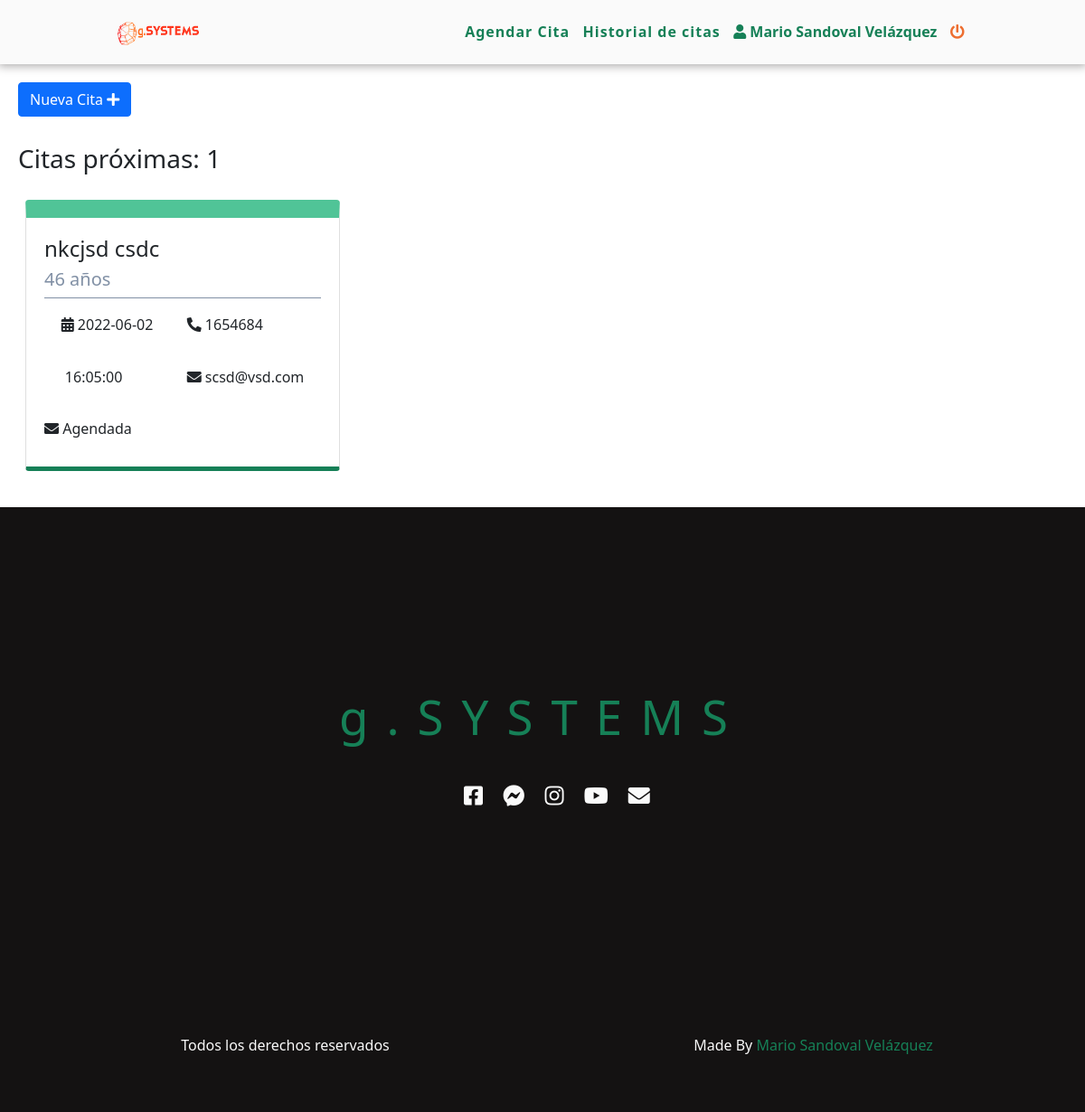
Page /sections/home.php (signed in) on the committed database.
### tables this page shows
CREATE TABLE `medicos` (
  `id_medico` int(255) NOT NULL,
  `name_medico` varchar(500) NOT NULL,
  `email_medico` varchar(350) NOT NULL,
  `pwd_medico` varchar(20) NOT NULL,
  `createdAT` timestamp NOT NULL DEFAULT current_timestamp(),
  `modifiedAt` timestamp NULL DEFAULT NULL ON UPDATE current_timestamp()
);

CREATE TABLE `citas` (
  `id_cita` int(11) NOT NULL,
  `fk_medico` int(11) NOT NULL,
  `nombre_paciente` varchar(250) NOT NULL,
  `apellido_paciente` varchar(250) NOT NULL,
  `edad_paciente` int(11) NOT NULL,
  `localidad_paciente` varchar(250) NOT NULL,
  `tel_paciente` varchar(20) NOT NULL,
  `email_paciente` varchar(350) NOT NULL,
  `medio_contacto` varchar(250) NOT NULL,
  `fecha_cita` date NOT NULL,
  `hora_cita` time NOT NULL,
  `observaciones` varchar(500) NOT NULL,
  `fk_cita_estatus` int(11) NOT NULL,
  `createdAt` timestamp NOT NULL DEFAULT current_timestamp(),
  `modifiedAt` timestamp NULL DEFAULT NULL ON UPDATE current_timestamp()
);

CREATE TABLE `cita_estatus` (
  `id_estatus` int(200) NOT NULL,
  `nombre_estatus` varchar(200) NOT NULL
);

### php/verify_activeSesson.php (called while the page is built)
<?php
require 'login_registro.php';
if(isset($_SESSION["id_medico"])){
  $id_medico = $_SESSION["id_medico"];
  $user = mysqli_fetch_assoc(mysqli_query($con, "SELECT * FROM medicos WHERE id_medico = $id_medico"));
}
else{
  header("Location: ../index.php");
}
?>

### include-views/dynamic-views/Home_cardsCitas.php (the view, shortened to what this page needs)
<?php
include "connection.php";
$query_citas = "SELECT * FROM `citas` INNER JOIN cita_estatus ce ON citas.fk_cita_estatus = ce.id_estatus
WHERE fk_medico = '$id_medico'
AND fk_cita_estatus = 1 OR fk_cita_estatus = 2 OR fk_cita_estatus = 3
ORDER BY `citas`.`fecha_cita` ASC, `citas`.`hora_cita` ASC";
$result_citas = mysqli_query($con, $query_citas);
$total_citas = mysqli_num_rows($result_citas);?>
<h3>Citas próximas: <?php echo $total_citas?></h3>
<?php
if($total_citas >= 1){
    while($citas = mysqli_fetch_assoc($result_citas)){
    ?>
<div class="card">
    <div class="cardTitle">
        <h4><?php echo $citas['nombre_paciente']. " ". $citas['apellido_paciente']?></h4>
        <h5 class="lightGrayTx"><?php echo $citas['edad_paciente']. " " . "años" ?></h5>
    </div>
    <div class="cardBody">
        <div class="cardBody__appointment">
            <h6><i class="fas fa-calendar-alt"></i> <?php echo $citas['fecha_cita']?></h6>
            <div class="space"></div>
            <h6><i class="fas fa-alarm-clock"></i> <?php echo $citas['hora_cita']?></h6>
        </div>
        <div class="cardBody__contact">
            <h6><i class="fas fa-phone-alt"></i> <?php echo $citas['tel_paciente']?></h6>
            <div class="space"></div>
            <h6><i class="fas fa-envelope"></i> <?php echo $citas['email_paciente']?></h6>
        </div>
    </div>
    <div class="space"></div>
    <div class="cardFooter">
    <h6><i class="fas fa-envelope"></i> <?php echo $citas['nombre_estatus']?></h6>
    </div>
</div>
<?php
    }
}else{?>
<h1 class="noCitas">Aún no tienes citas agendadas</h1>
<?php
}
?>

### sections/home.php (shortened to what this page needs)
<?php require "../php/verify_activeSesson.php"?>
<!DOCTYPE html>
<html lang="en">
<?php include "../include-views/template-views/head.php"?>
<body>
    <?php include "../include-views/template-views/navbar.php"?>
    <div class="appBodyContent">
        <button type="button" class="btn btn-primary" data-bs-toggle="modal" data-bs-target="#modal_agendar">
            Nueva Cita <i class="fas fa-plus"></i>
        </button>
        <div class="space"></div>
        <section class="cardSection row">
            <?php include "../include-views/dynamic-views/Home_cardsCitas.php";?>
        </section>
    </div>
    <?php include "../include-views/template-views/footer.php"?>
</body>
</html>

### include-views/template-views/head.php (shortened to what this page needs)
<head>
  <link rel="stylesheet" href="https://pro.fontawesome.com/releases/v5.10.0/css/all.css"
 />
  <link href="https://cdn.jsdelivr.net/npm/bootstrap@5.1.3/dist/css/bootstrap.min.css" rel="stylesheet"
>
  <link rel="stylesheet" href="//cdn.jsdelivr.net/npm/alertifyjs@1.13.1/build/css/alertify.min.css" />
  <link rel="stylesheet" href="../css/style.css">
</head>

### include-views/template-views/navbar.php (shortened to what this page needs)
<nav id="navHome" class="header__nav boxShadow">
    <div class=" header__nav--logo">
        <img src="../assets/img/index-logo-min.png" alt="">
    </div>
    <ul class="header__nav--content noList">
        <li><a href="home.php" class="noDecoration whiteTx boldTx">Agendar Cita</a></li>
        <li><a href="historial.php" class="noDecoration whiteTx boldTx">Historial de citas</a></li>
        <li class="darkBlueTx boldTx"><i class="fas fa-user"></i> <?php echo $user['name_medico']?></li>
        <li><a href="../php/logout.php"><i class="fas fa-power-off orangeTx boldTx"></i></a></li>
    </ul>
</nav>

### include-views/template-views/footer.php
<footer class="whiteTx">
        <div class="footer__logo">
            <h2>g.SYSTEMS</h2>
        </div>
        <div class="footer__social">
            <ul>
                <li><a href=""><i class="fab fa-facebook-square"></i></a></li>
                <li><a href=""><i class="fab fa-facebook-messenger"></i></a></li>
                <li><a href=""><i class="fab fa-instagram"></i></a></li>
                <li><a href=""><i class="fab fa-youtube"></i></a></li>
                <li><a href=""><i class="fas fa-envelope"></i></a></li>
            </ul>
        </div>
        <div class="footer__credits">
            <ul>
                <li>
                    <p>Todos los derechos reservados</p>
                </li>
                <li>
                    <p>Made By <a href="https://www.linkedin.com/in/mariosandovalvel%C3%A1zquez/" target="_blank">Mario Sandoval Velázquez</a></p>
                </li>
            </ul>
        </div>
    </footer>

### css/style.css (style rules this page uses)
* { margin: 0; padding: 0; scroll-behavior: smooth; }
body { max-width: 100%; font-size: 1em; overflow-x: hidden; }
.orangeTx { color: #ED6E30; }
.darkBlueTx { color: #168057; }
.lightGrayTx { color: #8190A5; }
.whiteTx { color: #FAFAFA; }
.boldTx { font-weight: bold; }
.boxShadow { box-shadow: 0 0 10px 2px #aaa8a8; }
.space { padding-top: 30px; }
.noList { list-style: none; }
.noDecoration { text-decoration: none; }
.header__nav { display: flex; justify-content: space-around; align-items: center; min-height: 8vh; position: sticky; top: 0; z-index: 2; padding: 8px 0; background-color: #FAFAFA; }
.header__nav .header__nav--logo img { max-width: 100px; }
.header__nav .header__nav--content { margin-top: 15px; display: flex; justify-content: space-around; width: 50%; }
.header__nav .header__nav--content a { letter-spacing: 1px; color: #168057; }
footer { background-color: #141212; font-size: 1.5rem; display: flex; flex-direction: column; align-items: center; }
footer .footer__logo { text-align: center; padding-top: 200px; }
footer .footer__logo h2 { letter-spacing: 20px; font-size: 2.2em; color: #168057; }
footer .footer__social { padding: 0 50px 200px; width: 30%; }
footer .footer__social ul { margin-top: 30px; display: flex; justify-content: space-around; }
footer .footer__social ul li { list-style: none; }
footer .footer__social ul li a { color: #FAFAFA; }
footer .footer__credits { width: 100%; background-color: #141212; padding: 30px 0; }
footer .footer__credits ul { display: flex; justify-content: space-around; }
footer .footer__credits ul li { list-style: none; }
footer .footer__credits ul li p { font-size: 0.66667em; }
footer .footer__credits ul li a { text-decoration: none; color: #168057; }
.appBodyContent { padding: 20px; }
.cardSection { display: flex; justify-content: flex-start; flex-wrap: wrap; width: 100%; min-width: 100%; }
.cardSection .card { padding: 20px; margin: 20px; width: 30%; max-width: 30%; height: 300px; min-height: 300px; overflow-y: hidden; border-top: #50c497 solid 20px; border-bottom: #168057 solid 5px; }
.cardSection .card .cardTitle { border-bottom: 1px solid #8190A5; margin-bottom: 20px; }
.cardSection .card .cardBody { display: flex; justify-content: space-around; }

### rows in the picture
medicos: name_medico "Mario Sandoval Velázquez"
citas: nombre_paciente "nkcjsd", apellido_paciente "csdc", edad_paciente "46", fecha_cita "2022-06-02", hora_cita "16:05:00", tel_paciente "1654684", email_paciente "scsd@vsd.com", fk_cita_estatus.nombre_estatus "Agendada"

### other values in the picture
$total_citas "1"
